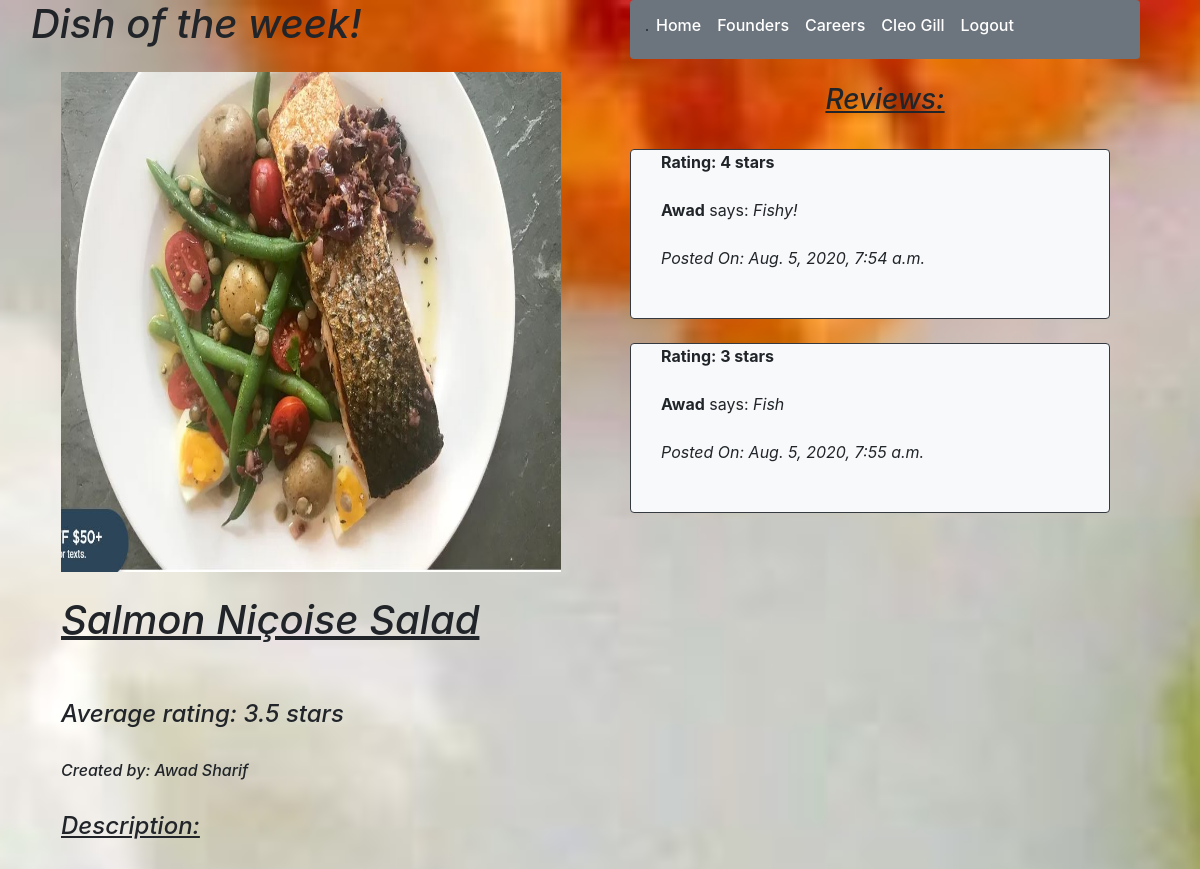
Before: /recipe/best (signed in, upper part) with the older database file.
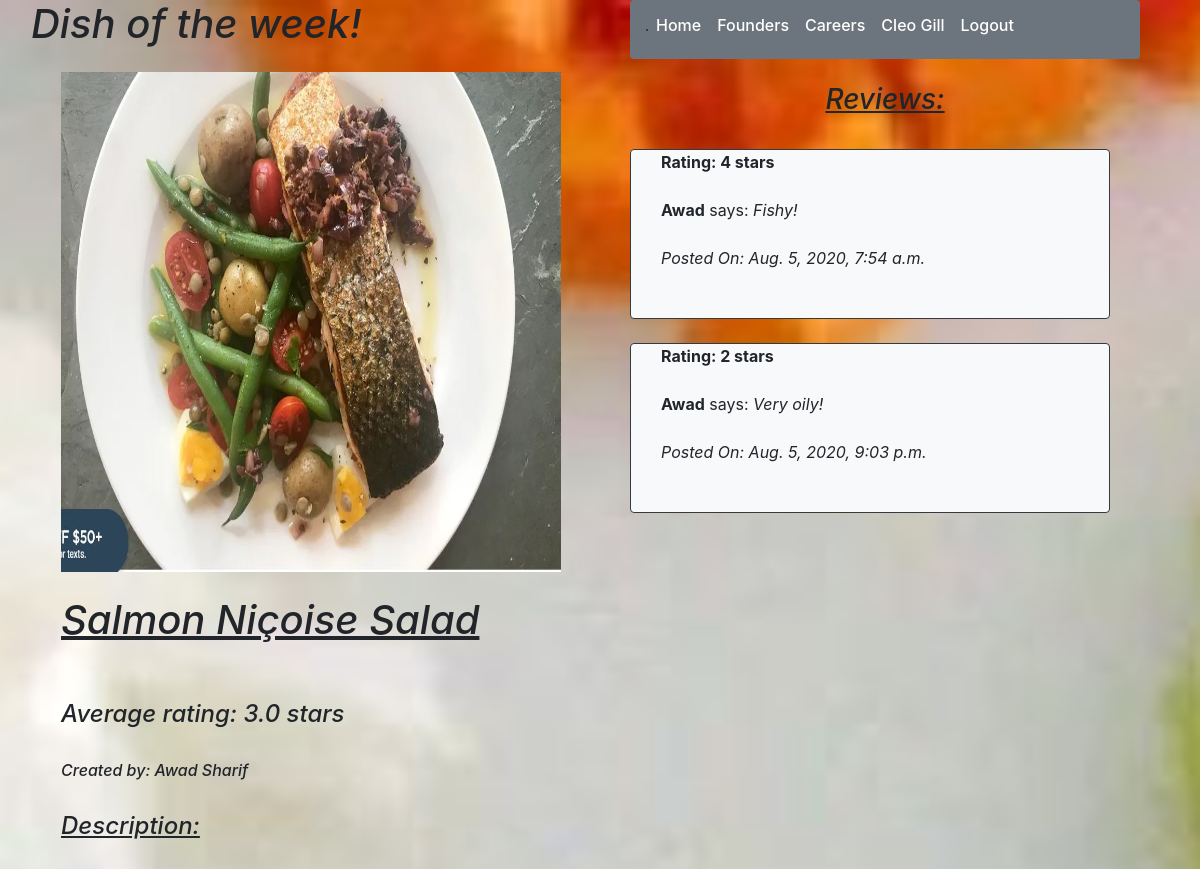
After: the same page with the newer database file.
### recipe_app/models.py (models this page shows)
class Recipes(models.Model):
    name = models.CharField(max_length=255)
    summary = models.TextField()
    ingredients = models.TextField()
    steps = models.TextField()
    image = models.ImageField()
    owner = models.ForeignKey(User,related_name="recipes_of_user",on_delete = models.CASCADE)
    is_dessert = models.BooleanField()
    created_at = models.DateTimeField(auto_now_add=True)
    updated_at = models.DateTimeField(auto_now=True)
    objects = Recipes_Manager()

class User(models.Model):
    first_name = models.CharField(max_length=255)
    last_name = models.CharField(max_length=255)
    email = models.EmailField(max_length=255)
    password = models.CharField(max_length=255)
    created_at = models.DateTimeField(auto_now_add=True)
    updated_at = models.DateTimeField(auto_now=True)
    profilepic = models.CharField(null=True, max_length=255)
    objects = UserManager()

class Reviews(models.Model):
    content = models.TextField()
    rating = models.IntegerField()
    reviewer = models.ForeignKey(User,related_name="reviews_of_user",on_delete = models.CASCADE)
    recipe = models.ForeignKey(Recipes,related_name="reviews_of_recipe",on_delete = models.CASCADE)
    created_at = models.DateTimeField(auto_now_add=True)
    updated_at = models.DateTimeField(auto_now=True)
    objects = Reviews_Manager()

### recipe_app/views.py (the view)
# urls.py: path('recipe/best', views.dish_of_the_week),
def dish_of_the_week(request):
    if 'userid' not in request.session:
        return redirect('/')
    recipes = Recipes.objects.all()
    all_reviews = []
    all_recipes = []
    sorted_recipes = []
    for recipe in recipes:
        if recipe.is_dessert == False:
            all_recipes.append(recipe)
            all_reviews.append(len(recipe.reviews_of_recipe.all()))
    all_reviews = sorted(all_reviews, reverse=True)
    i = 0
    for i in range(len(all_reviews)):
        for recipe in all_recipes:
            if (all_reviews[i] == len(recipe.reviews_of_recipe.all())):
                sorted_recipes.append(recipe)
    if len(sorted_recipes) > 0:
        top_recipe = sorted_recipes[0]
        ingredients = top_recipe.ingredients.split('\n')
        summary = top_recipe.summary.split('\n')
        steps = top_recipe.steps.split('\n')
        rating = 0
        for review in top_recipe.reviews_of_recipe.all():
            rating += review.rating
        if len(top_recipe.reviews_of_recipe.all()) > 0:
            average_rating = round(rating / len(top_recipe.reviews_of_recipe.all()),2)
        else:
            average_rating = 0
        reviews = top_recipe.reviews_of_recipe.all()
    else:
        return redirect('/cookbook')
    context = {
        'User': User.objects.get(id=request.session['userid']),
        "recipes": top_recipe,
        "summary": summary,
        "ingredients": ingredients,
        "steps": steps,
        "rating": average_rating,
        "Reviews": reviews
    }
    return render(request,'dish_of_the_week.html',context)

### recipe_app/templates/dish_of_the_week.html (shortened to what this page needs)
{% load static %}
<!DOCTYPE html>
<html lang="en">
    <head>
        <link rel="stylesheet" href="https://stackpath.bootstrapcdn.com/bootstrap/4.5.0/css/bootstrap.min.css">
        <link rel="stylesheet" type="text/css" href="/static/css/style.css">
    </head>
    <body class="welcome bg-light">
        <div class="container">
            <div class="row">
                <div class="col-6 px-3">
                    <div class="form-group row">
                        <em><h1 class="active">Dish of the week!</h1></em>
                    </div>
                    <div class="col-12">
                        <img src="{{recipes.image.url}}" width="500" height="500">
                    </div>
                    <div class="col-12">
                        <br>
                        <em><u><h1>{{recipes.name}}</h1></u></em>
                        <br><br>
                        <em><h4>Average rating: {{rating}} stars</h4></em>
                        <br>
                        <em><h6>Created by: {{recipes.owner.first_name}} {{recipes.owner.last_name}}</h6></em>
                        <br>
                        <em><u><h4>Description: </h4></u></em>
                        <br>
                    </div>
                </div>
                <div class="col-6">
                    <div class="col-12">
                        <nav class="navbar navbar-expand-lg rounded navbar-light bg-secondary">
                            <span class="border border-dark"></span>
                            <div class="collapse navbar-collapse" id="navbarNav">
                                <ul class="navbar-nav">
                                    <li class="nav-item active">
                                        <h6><a class="nav-link text-white" href="/cookbook">Home</a></h6>
                                    </li>
                                    <li class="nav-item active">
                                        <h6><a class="nav-link text-white" href="/founders">Founders</a></h6>
                                    </li>
                                    <li class="nav-item active">
                                        <h6><a class="nav-link text-white" href="#">Careers</a></h6>
                                    </li>
                                    <li class="nav-item active">
                                        <h6><a class="nav-link text-white" href="/userprofile/{{User.id}}">{{User.first_name}} {{User.last_name}}</a></h6>
                                    </li>
                                    <li class="nav-item active">
                                        <h6><a class="nav-link text-white" href="/logout">Logout</a></h6>
                                    </li>
                                </ul>
                            </div>
                        </nav>
                        <br>
                        <u><em><h3 class="text-center">Reviews:</h3></em></u>
                        <br>
                        <div class="form-group row">
                            {% for review in Reviews %}
                                <br><br>
                                <div class="card-deck col-12 bg-dark-rounded">
                                    <br><br><br><br>
                                    <div class="card mb-4 bg-light rounded border border-dark">
                                        <div class="col-12">
                                            <div class="col-12">
                                                <b>Rating: {{review.rating}} stars</b>
                                                <br><br>
                                                <strong>{{review.reviewer.first_name}}</strong> says: <em>{{review.content}}</em>
                                                <br><br>
                                                <em>Posted On: {{review.created_at}}</em>
                                                <br><br>
                                            </div>
                                            <br>
                                        </div>
                                    </div>
                                </div>
                                <br><br>
                            {% endfor %}
                        </div>
                    </div>
                </div>
                    <br><br>
                    <br>
                </div>
            </div>
    </body>
</html>

### recipe_app/static/css/style.css (style rules this page uses)
.welcome, .recipe_info { background-image: url("/static/cut_vegetables.JPG"); background-size: 100%; background-position: center; background-repeat: no-repeat; background-size: cover; }

Changed rows visible on the page:
removed Reviews: rating "3", reviewer.first_name "Awad", content "Fish", created_at "Aug. 5, 2020, 7:55 a.m."
added Reviews: rating "2", reviewer.first_name "Awad", content "Very oily!", created_at "Aug. 5, 2020, 9:03 p.m."
Other visible differences:
{{ rating }}: "3.5" → "3.0"
